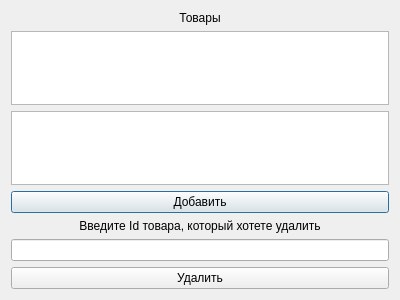
<?xml version="1.0" encoding="UTF-8"?>
<ui version="4.0">
 <class>ItemsForm</class>
 <widget class="QDialog" name="ItemsForm">
  <property name="geometry">
   <rect>
    <x>0</x>
    <y>0</y>
    <width>400</width>
    <height>300</height>
   </rect>
  </property>
  <property name="windowTitle">
   <string>Dialog</string>
  </property>
  <layout class="QVBoxLayout" name="verticalLayout_2">
   <item>
    <widget class="QLabel" name="label">
     <property name="styleSheet">
      <string notr="true">font: 300 14pt &quot;Yu Gothic UI Light&quot;;</string>
     </property>
     <property name="text">
      <string>Товары</string>
     </property>
     <property name="alignment">
      <set>Qt::AlignCenter</set>
     </property>
    </widget>
   </item>
   <item>
    <widget class="QTableWidget" name="tableWidget">
     <property name="editTriggers">
      <set>QAbstractItemView::NoEditTriggers</set>
     </property>
     <attribute name="horizontalHeaderVisible">
      <bool>false</bool>
     </attribute>
     <attribute name="verticalHeaderVisible">
      <bool>false</bool>
     </attribute>
    </widget>
   </item>
   <item>
    <widget class="QTableWidget" name="tableWidget_2">
     <property name="maximumSize">
      <size>
       <width>16777215</width>
       <height>16777215</height>
      </size>
     </property>
     <attribute name="horizontalHeaderVisible">
      <bool>false</bool>
     </attribute>
     <attribute name="verticalHeaderVisible">
      <bool>false</bool>
     </attribute>
    </widget>
   </item>
   <item>
    <widget class="QPushButton" name="pushButton">
     <property name="styleSheet">
      <string notr="true">font: 300 10pt &quot;Yu Gothic UI Light&quot;;</string>
     </property>
     <property name="text">
      <string>Добавить</string>
     </property>
    </widget>
   </item>
   <item>
    <spacer name="verticalSpacer">
     <property name="orientation">
      <enum>Qt::Vertical</enum>
     </property>
     <property name="sizeHint" stdset="0">
      <size>
       <width>20</width>
       <height>80</height>
      </size>
     </property>
    </spacer>
   </item>
   <item>
    <spacer name="verticalSpacer_2">
     <property name="orientation">
      <enum>Qt::Vertical</enum>
     </property>
     <property name="sizeHint" stdset="0">
      <size>
       <width>20</width>
       <height>40</height>
      </size>
     </property>
    </spacer>
   </item>
   <item>
    <widget class="QLabel" name="label_2">
     <property name="styleSheet">
      <string notr="true">font: 300 12pt &quot;Yu Gothic UI Light&quot;;</string>
     </property>
     <property name="text">
      <string>Введите Id товара, который хотете удалить</string>
     </property>
     <property name="alignment">
      <set>Qt::AlignCenter</set>
     </property>
    </widget>
   </item>
   <item>
    <widget class="QLineEdit" name="lineEdit">
     <property name="inputMask">
      <string/>
     </property>
     <property name="text">
      <string/>
     </property>
     <property name="alignment">
      <set>Qt::AlignCenter</set>
     </property>
    </widget>
   </item>
   <item>
    <widget class="QPushButton" name="deleteButton">
     <property name="styleSheet">
      <string notr="true">font: 300 10pt &quot;Yu Gothic UI Light&quot;;</string>
     </property>
     <property name="text">
      <string>Удалить</string>
     </property>
    </widget>
   </item>
  </layout>
 </widget>
 <resources/>
 <connections/>
</ui>
